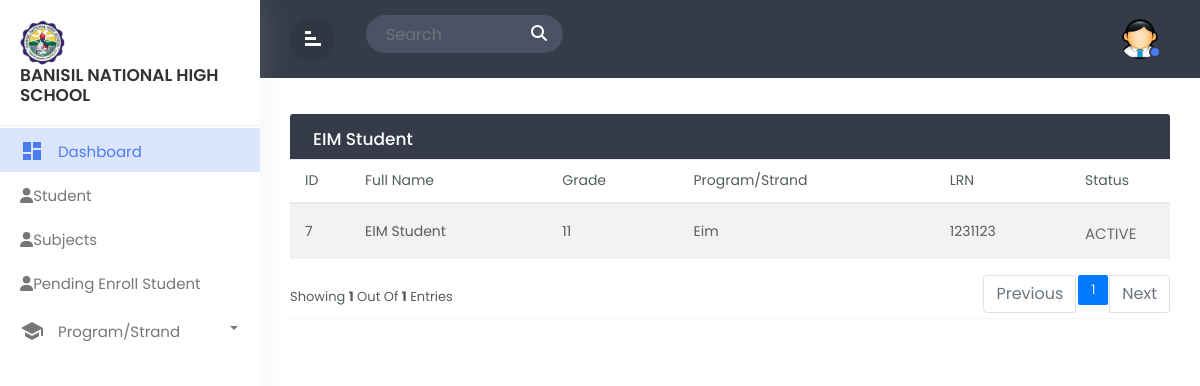
The app's page /admin_EIM.php (signed in) with its own data.
### tables this page shows
CREATE TABLE `tbl_userinfo` (
  `user_id` int(11) NOT NULL,
  `firstname` varchar(244) NOT NULL,
  `middlename` varchar(244) NOT NULL,
  `lastname` varchar(244) NOT NULL,
  `suffix` varchar(244) NOT NULL,
  `gender` varchar(244) NOT NULL,
  `birthday` date NOT NULL,
  `age` int(11) NOT NULL
);

CREATE TABLE `tbl_enrollment` (
  `enrollment_id` int(11) NOT NULL,
  `userinfo_id` int(11) NOT NULL,
  `admit_type` varchar(244) NOT NULL,
  `grade` varchar(244) NOT NULL,
  `program` varchar(244) NOT NULL,
  `term` varchar(244) NOT NULL,
  `lrn` int(11) NOT NULL,
  `lsa` varchar(244) NOT NULL
);

### admin_EIM.php (the view, shortened to what this page needs)
<!doctype html>
<html lang="en">
  <head>
        <link rel="stylesheet" href="css/bootstrap.min.css">
        <link rel="stylesheet" href="css/custom.css">
  </head>
  <body>
<div class="wrapper">
         <nav id="sidebar">
            <div class="sidebar-header">
                <h3><img src="img/logo.png" class="img-fluid"/><br>Banisil National High School</br></h3>
            </div>
            <ul class="list-unstyled components">
			<li  class="active">
                    <a href="admin_dashboard.php" class="dashboard"><i class="material-icons">dashboard</i>
					<span>Dashboard</span></a>
                </li>
                <li class="">
                    <a href="admin_student.php"><i class="fas fa-user"></i><span>Student</span></a>
                </li>
                <li class="">
                    <a href="admin_subject.php"><i class="fas fa-user"></i><span>Subjects</span></a>
                </li>
                <li class="">
                    <a href="admin_pending.php"><i class="fas fa-user"></i><span>Pending Enroll Student</span></a>
                </li>
                <li class="dropdown">
                    <a href="#homeSubmenu1" data-toggle="collapse" aria-expanded="false" class="dropdown-toggle">
                        <i class="material-icons">school</i> Program/Strand
                    </a>
                </li>
                    </ul>
        </nav>
		<div id="content">
		   <div class="top-navbar">
		      <div class="xp-topbar">
                <div class="row">
                    <div class="col-2 col-md-1 col-lg-1 order-2 order-md-1 align-self-center">
                        <div class="xp-menubar">
                               <span class="material-icons text-white">signal_cellular_alt
							   </span>
                         </div>
                    </div>
                    <div class="col-md-5 col-lg-3 order-3 order-md-2">
                      <div class="xp-searchbar">
                        <form>
                          <div class="input-group">
                            <input type="search" class="form-control" placeholder="Search" id="searchInput">
                            <div class="input-group-append">
                              <button class="btn" type="submit" id="searchButton">
                                <i class="fas fa-search"></i>
                              </button>
                            </div>
                          </div>
                        </form>
                      </div>
                    </div>
                    <div class="col-10 col-md-6 col-lg-8 order-1 order-md-3">
                        <div class="xp-profilebar text-right">
                    <nav class="navbar p-0">
                              <ul class="nav navbar-nav flex-row ml-auto">
                                  <li class="nav-item dropdown">
                                      <a class="nav-link" href="#" data-toggle="dropdown">
                      <img src="img/admin.png" style="width:40px; border-radius:50%;"/>
                      <span class="xp-user-live"></span>
                      </a>
                          </li>
                      </ul>
                    </nav>
                        </div>
                    </div>
                </div>
            </div>
		   </div>
		   <div class="main-content">
			  <div class="row">
				<div class="col-md-12">
				<div class="table-wrapper">
    <div class="table-title">
      <div class="row">
        <div class="col-sm-6 p-0 d-flex justify-content-lg-start justify-content-center">
          <h2 class="ml-lg-2">EIM Student</h2>
        </div>
      </div>
    </div>
    <?php
    include 'dbcon.php';
    $limit = 5;
    $page = isset($_GET['page']) ? $_GET['page'] : 1;
    $sqlCount = "SELECT COUNT(*) AS total FROM tbl_userinfo
              JOIN tbl_user_level ON tbl_user_level.user_level_id = tbl_userinfo.user_id
              JOIN tbl_enrollment ON tbl_enrollment.userinfo_id = tbl_userinfo.user_id
              WHERE tbl_user_level.level = 'STUDENT' AND tbl_enrollment.program = 'EIM'";
    $resultCount = mysqli_query($conn, $sqlCount);
    $rowCount = mysqli_fetch_assoc($resultCount)['total'];
    $totalPages = ceil($rowCount / $limit);
    $offset = ($page - 1) * $limit;
    $sql = "SELECT tbl_userinfo.user_id, tbl_userinfo.firstname, tbl_userinfo.middlename, tbl_userinfo.lastname, tbl_userinfo.suffix, tbl_enrollment.userinfo_id, tbl_enrollment.admit_type, tbl_enrollment.grade, tbl_enrollment.program, tbl_enrollment.term, tbl_enrollment.lrn, tbl_enrollment.lsa, tbl_user_status.status, tbl_user_level.level
            FROM tbl_userinfo
            JOIN tbl_enrollment ON tbl_userinfo.user_id = tbl_enrollment.userinfo_id
            JOIN tbl_user_status ON tbl_userinfo.user_id = tbl_user_status.userinfo_id
            JOIN tbl_user_level ON tbl_userinfo.user_id = tbl_user_level.userinfo_id
            WHERE tbl_user_level.level = 'STUDENT' AND tbl_enrollment.program = 'EIM' AND tbl_user_status.status = '1'
            LIMIT $limit OFFSET $offset";
    $result = mysqli_query($conn, $sql);
    ?>
<table class="table table-striped table-hover" id="eim_table">
  <thead>
    <tr>
      <th>ID</th>
      <th>Full Name</th>
      <th>Grade</th>
      <th>Program/Strand</th>
      <th>LRN</th>
      <th>Status</th>
    </tr>
  </thead>
  <tbody>
    <?php foreach ($result as $row): ?>
      <tr>
        <td><?php echo $row['user_id'] ?></td>
        <td><?php echo $row['firstname'] . ' ' . $row['lastname']; ?></td>
        <td><?php echo $row['grade']; ?></td>
        <td><?php echo $row['program']; ?></td>
        <td><?php echo $row['lrn'] ?></td>
        <td>
        <?php
            if($row['status'] == 1){
              echo '<span class="active">ACTIVE</span>';
            } else {
              echo '<span class="inactive">INACTIVE</span>';
            }
        ?>
        </td>
      </tr>
    <?php endforeach; ?>
  </tbody>
</table>
<div class="clearfix">
<div class="hint-text">Showing <b><?php echo mysqli_num_rows($result) ?></b> out of <b><?php echo mysqli_num_rows($result) ?></b> entries</div>
  <ul class="pagination">
    <?php if ($page > 1): ?>
      <li class="page-item"><a href="?page=<?php echo ($page - 1) ?>" class="page-link">Previous</a></li>
    <?php else: ?>
      <li class="page-item disabled"><span class="page-link">Previous</span></li>
    <?php endif; ?>
    <?php for ($i = 1; $i <= $totalPages; $i++): ?>
      <li class="page-item <?php if ($i == $page) echo 'active' ?>">
        <a href="?page=<?php echo $i ?>" class="page-link"><?php echo $i ?></a>
      </li>
    <?php endfor; ?>
    <?php if ($page < $totalPages): ?>
      <li class="page-item"><a href="?page=<?php echo ($page + 1) ?>" class="page-link">Next</a></li>
    <?php else: ?>
      <li class="page-item disabled"><span class="page-link">Next</span></li>
    <?php endif; ?>
  </ul>
</div>
</div>
			  </div>
		</div>
</div>
</div>
  </body>
  </html>

### css/custom.css (style rules this page uses)
body,html { line-height:1.8; font-family:'Poppins',sans-serif; color:#555e58; text-transform:capitalize; font-weight:400; margin:0px; padding:0px; }
.material-icons { font-family: 'Material Icons'; font-weight: normal; font-style: normal; font-size: 24px; display: inline-block; line-height: 1; text-transform: none; letter-spacing: normal; word-wrap: normal; white-space: nowrap; direction: ltr; -webkit-font-smoothing: antialiased; text-rendering: optimizeLegibility; -moz-osx-font-smoothing: grayscale; font-feature-settings: 'liga'; }
a { color:#333; font-weight:400; }
button { cursor:pointer; }
ul,ol { padding:0px; margin:0px; list-style:none; }
a,a:hover,a:focus { color:#333; text-decoration:none; transition:all 0.3s; }
.wrapper { position:relative; width:100%; overflow:auto; }
#sidebar { position:fixed; height:100%!important; top:0; left:0; bottom:0; z-index:11; width:260px; overflow:auto; transition:all 0.3s; background-color:#fff; box-shadow:0 0 30px 0 rgba(200 200 200 / 20%); }
@media only screen and (min-width:992px) { #content { width:calc(100% - 260px); position:relative; float:right; transition:all 0.3s; } }
#sidebar .sidebar-header { padding:20px; background-color:#fff; border-bottom:1px solid #eee; }
.sidebar-header h3 { color:#333; font-size:17px; margin:0px; text-transform:uppercase; transition:all 0.5s ease; font-weight:600; }
.sidebar-header h3 img { width:45px; margin-right:10px; }
#sidebar ul li { padding:2px 0px; }
#sidebar ul li.active> a { color:#4c7cf3; background-color:#DBE5FD; }
#sidebar ul li.active> a i { color:#4c7cf3; }
.dropdown-toggle::after { position:absolute; right:22px; top:18px; color:#777777; }
#sidebar ul li.dropdown { position:sticky; }
#sidebar ul li a { padding:5px 10px 5px 20px; line-height:30px; font-size:15px; position:relative; font-weight:400; display:block; color:#777777; text-transform:capitalize; }
#sidebar ul li a i { position:relative; margin-right:10px; top:6px; }
#content { position:relative; transition:all 0.5s; background-attachment:#f9fafc; }
.top-navbar { width:100%; z-index:9; position:relative; padding:15px 30px; background-color:#353b48; }
input[type="search"] { background-color:#4a5263; color:#fff; padding-left:20px; border:none; border-radius:50px 0px 0px 50px; }
.input-group-append { margin-left:-1px; }
.xp-searchbar .btn { background-color:#4a5263; color:#fff; font-weight:600; font-size:16px; border-radius:0 50px 50px 0; padding:4px 15px; }
.main-content { padding:30px 30px 0px 30px; }
.navbar { background-color:#353B48; color:#fff; }
.xp-menubar { border-radius:50%; width:45px; height:45px; line-height:45px; text-align:center; margin-right:20px; border:none; color:#fff; cursor:pointer; background-color:rgba(0,0,0,0.09); }
.xp-menubar span { margin:9px; padding:0px; transform:rotate(90deg); }
.navbar-nav > li > a { color:#fff; }
.navbar-nav li a { position:relative; display:block; padding:4px 10px!important; }
.xp-user-live { position:absolute; bottom:5px; right:9px; width:12px; height:12px; border-radius:50%; border:2px solid #353b48; background-color:#4c7cf3; }
.table-wrapper { background-color: #fff; margin:6px 0px 40px 0px; width: 100%; overflow: auto; border-radius: 3px; box-shadow: 0 1px 1px rgb(0 0 0 / 5%); }
.table-title { background:#353b48; color:#fff; position:sticky; top:0; width:100%; left:0; padding:10px 30px; border-radius:0px 0px 0 0; }
.table-title h2 { margin:5px 0 0; font-size:17px; }
table.table tr th, table.table tr td { border-color:#e9e9e9; padding:8px 15px; font-size:14px; font-weight: 400; vertical-align:middle; }
table.table tr th:first-child { width:60px; }
table.table tr th:last-child { width:100px; }
table.table td:last-child { opacity:0.9; font-size:22px; margin:0px 5px; }
.pagination { float:right; margin:0 0 5px; }
.pagination li a { border:none; font-size:13px; min-width:30px; min-height:30px; color:#999; margin:0 2px; line-height:30px; border-radius:2px!important; text-align:center; padding:0 6px; }
.hint-text { float:left; margin-top:10px; font-size:13px; }

### admin_EIM.php (style rules this page uses)
.active { font-size: 15px; }

### records on screen
tbl_userinfo: user_id "7", firstname "EIM", lastname "Student", tbl_enrollment.grade "11", tbl_enrollment.program "Eim", tbl_enrollment.lrn "1231123"

### other values on screen
mysqli_num_rows($result) "1"
